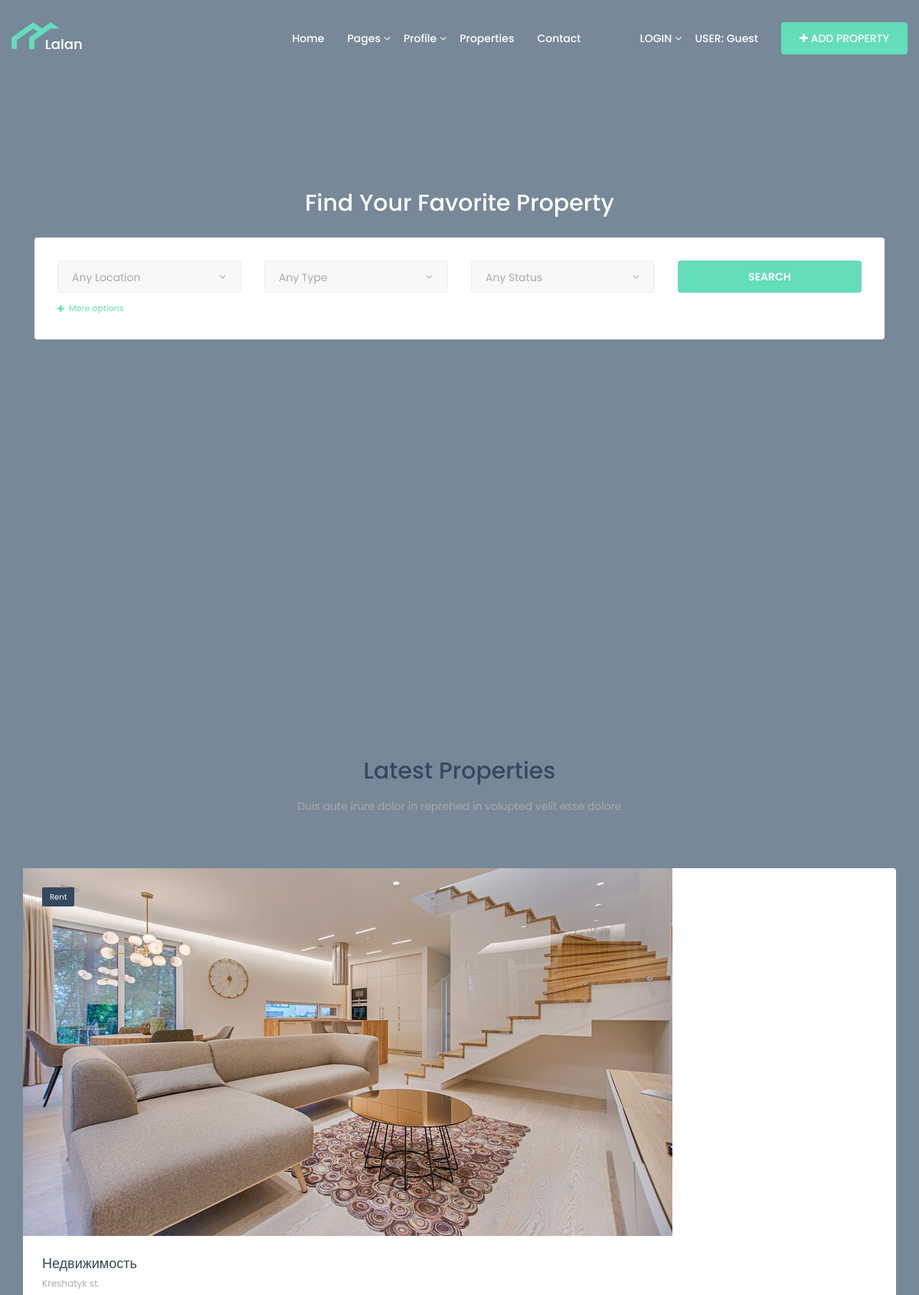
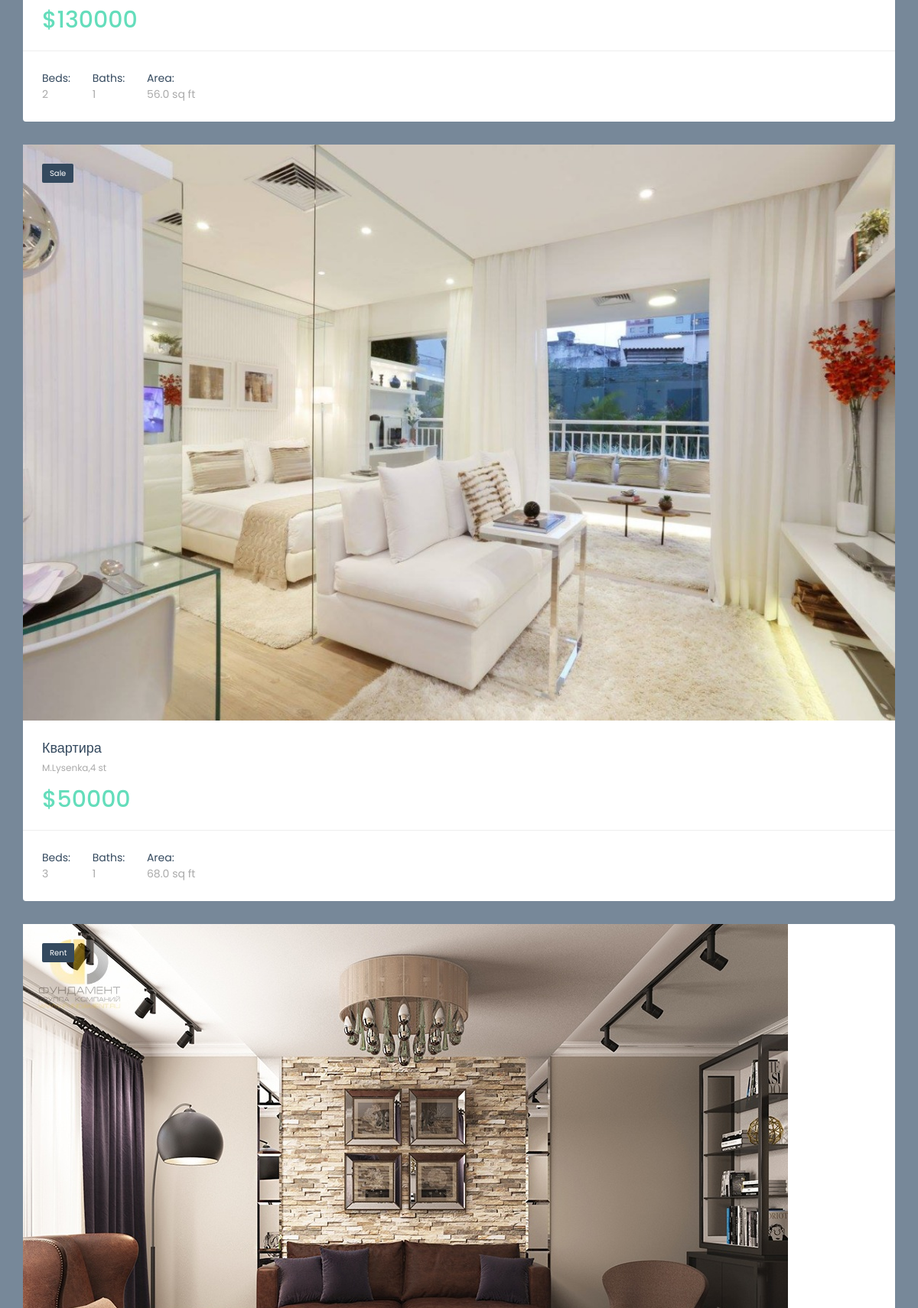
The page / (upper part) on the database its author committed (2 pictures, top to bottom).
### goods/models.py (models this page shows, shortened)
class Post(models.Model):
    name = models.CharField(max_length=100, unique=False, null=False)
    price = models.PositiveIntegerField(null=True, default=0)
    description = models.CharField(max_length=500, unique=False, null=False)
    beds = models.PositiveIntegerField(null=True, default=0)
    baths = models.PositiveIntegerField(null=True, default=0)
    floors = models.PositiveIntegerField(null=True, default=1)
    metro = models.CharField(max_length=50, unique=False, null=True)
    area = models.FloatField(null=True, default=0)
    size = models.FloatField(null=True, default=0)
    photoURL = models.URLField(null=True)
    videoURL = models.URLField(null=True)
    photo = models.FileField(null=False, upload_to='upload/')
    address = models.CharField(max_length=100, unique=False, null=False)
    city = models.ForeignKey(City, on_delete=models.CASCADE)
    country = models.ForeignKey(Country, on_delete=models.CASCADE)
    type = models.ForeignKey(Type, on_delete=models.CASCADE)
    status = models.ForeignKey(Status, on_delete=models.CASCADE)
    location = models.ForeignKey(Location, on_delete=models.CASCADE)

class Status(models.Model):
    name = models.CharField(max_length=100, unique=False, null=False)
    def __str__(self):
        return self.name

### home/views.py (the view)
# urls.py: path('', index),
def index(request):
    data = dict()
    data['title'] = 'Listing'
    all_post = Post.objects.all()[::-1] # в обратном порядке
    data['posts'] = all_post
    paginator = Paginator(all_post, 10)
    page_number = request.GET.get('page')
    page_obj = paginator.get_page(page_number)
    data['page_obj'] = page_obj
    return render(request, 'home/index.html', context=data)

### templates/home/index.html (shortened to what this page needs)
{% extends 'layouts/base.html' %}
{% load static %}
{% block content %}
<section id="heroSearch" class="hero-search mtop-100 pt-0 pb-0">
    <div class="container">
        <div class="row">
            <div class="col-xs-12 col-sm-12 col-md-12">
                <div class="slider--content">
                    <div class="text-center">
                        <h1>Find Your Favorite Property</h1>
                    </div>
                    <form class="mb-0">
                        <div class="form-box search-properties">
                            <div class="row">
                                <div class="col-xs-12 col-sm-6 col-md-3">
                                    <div class="form-group">
                                        <div class="select--box">
                                            <i class="fa fa-angle-down"></i>
                                            <select name="select-location" id="select-location">
                                                <option>Any Location</option>
                                            </select>
                                        </div>
                                    </div>
                                </div>
                                <div class="col-xs-12 col-sm-6 col-md-3">
                                    <div class="form-group">
                                        <div class="select--box">
                                            <i class="fa fa-angle-down"></i>
                                            <select name="select-type" id="select-type">
                                                <option>Any Type</option>
                                            </select>
                                        </div>
                                    </div>
                                </div>
                                <div class="col-xs-12 col-sm-6 col-md-3">
                                    <div class="form-group">
                                        <div class="select--box">
                                            <i class="fa fa-angle-down"></i>
                                            <select name="select-status" id="select-status">
                                                <option>Any Status</option>
                                            </select>
                                        </div>
                                    </div>
                                </div>
                                <div class="col-xs-12 col-sm-6 col-md-3">
                                    <input type="submit" value="Search" name="submit"
                                           class="btn btn--primary btn--block">
                                </div>
                                <div class="col-xs-12 col-sm-12 col-md-12">
                                    <a href="#" class="less--options">More options</a>
                                </div>
                            </div>
                        </div>
                    </form>
                </div>
            </div>
        </div>
    </div>
</section>
<section id="properties-carousel" class="properties-carousel pt-90 pb-90">
    <div class="container">
        <div class="row">
            <div class="col-xs-12 col-sm-12 col-md-12">
                <div class="heading heading-2 text-center mb-70">
                    <h2 class="heading--title">Latest Properties</h2>
                    <p class="heading--desc">Duis aute irure dolor in reprehed in volupted velit esse dolore</p>
                </div>
            </div>
        </div>
        <div class="row">
            <div class="col-xs-12 col-sm-12 col-md-12">
                <div class="carousel carousel-dots" data-slide="3" data-slide-rs="2" data-autoplay="true"
                     data-nav="false" data-dots="true" data-space="25" data-loop="true" data-speed="800">
                    {% for post in page_obj %}
                    <div class="property-item">
                        <div class="property--img">
                            <a href="#">
                                <img src="/media/{{ post.photo }}" alt="property image"
                                     class="img-responsive">
                                <span class="property--status">{{ post.status }}</span>
                            </a>
                        </div>
                        <div class="property--content">
                            <div class="property--info">
                                <h5 class="property--title"><a href="#">{{ post.name }}</a></h5>
                                <p class="property--location">{{ post.address }}</p>
                                <p class="property--price">${{ post.price }}</p>
                            </div>
                            <div class="property--features">
                                <ul class="list-unstyled mb-0">
                                    <li><span class="feature">Beds:</span><span class="feature-num">{{ post.beds }}</span></li>
                                    <li><span class="feature">Baths:</span><span class="feature-num">{{ post.baths }}</span></li>
                                    <li><span class="feature">Area:</span><span class="feature-num">{{ post.area }} sq ft</span>
                                    </li>
                                </ul>
                            </div>
                        </div>
                    </div>
                    {% endfor %}
                </div>
            </div>
        </div>
    </div>
</section>
{% endblock content %}

### rows shown on the page
Post: photo (picture), status "Rent", name "Недвижимость", address "Kreshatyk st.", price "130000", beds "2", baths "1", area "56.0"
Post: photo (picture), status "Sale", name "Квартира", address "M.Lysenka,4 st", price "50000", beds "3", baths "1", area "68.0"
Post: photo (picture), status "Rent"
